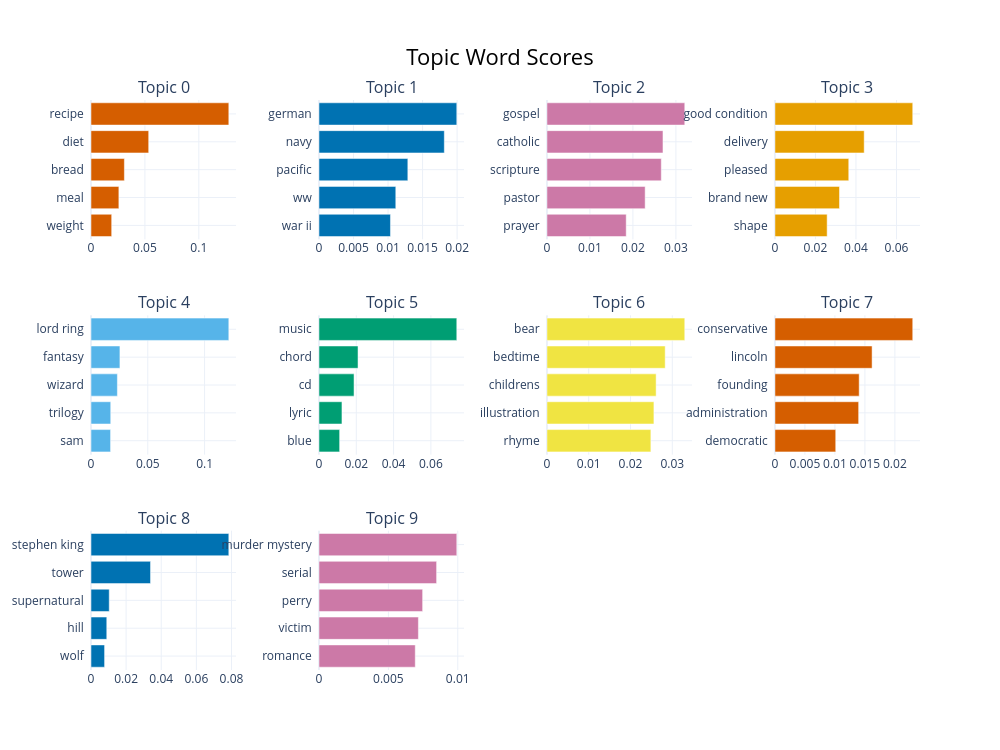

The notebook cell this image was saved under:
### Markdown cell above
Once our topics are modelled, this type of object enables us to access directly visualization tools.

### Code cell
high_topic_model.visualize_barchart(top_n_topics=10)

### Figure 1 — Plotly figure (JSON) as saved in the notebook; plotly's stock layout.template omitted (floating-point values rounded to 4 significant figures)
{"data": [{"marker": {"color": "#D55E00"}, "orientation": "h", "type": "bar", "x": [0.01918, 0.02585, 0.03096, 0.05351, 0.1278], "xaxis": "x", "y": ["weight  ", "meal  ", "bread  ", "diet  ", "recipe  "], "yaxis": "y"}, {"marker": {"color": "#0072B2"}, "orientation": "h", "type": "bar", "x": [0.01035, 0.01112, 0.01287, 0.01815, 0.01995], "xaxis": "x2", "y": ["war ii  ", "ww  ", "pacific  ", "navy  ", "german  "], "yaxis": "y2"}, {"marker": {"color": "#CC79A7"}, "orientation": "h", "type": "bar", "x": [0.01844, 0.02285, 0.0266, 0.02699, 0.03206], "xaxis": "x3", "y": ["prayer  ", "pastor  ", "scripture  ", "catholic  ", "gospel  "], "yaxis": "y3"}, {"marker": {"color": "#E69F00"}, "orientation": "h", "type": "bar", "x": [0.02578, 0.03187, 0.03645, 0.04407, 0.06803], "xaxis": "x4", "y": ["shape  ", "brand new  ", "pleased  ", "delivery  ", "good condition  "], "yaxis": "y4"}, {"marker": {"color": "#56B4E9"}, "orientation": "h", "type": "bar", "x": [0.01723, 0.01737, 0.02323, 0.02546, 0.1213], "xaxis": "x5", "y": ["sam  ", "trilogy  ", "wizard  ", "fantasy  ", "lord ring  "], "yaxis": "y5"}, {"marker": {"color": "#009E73"}, "orientation": "h", "type": "bar", "x": [0.01107, 0.01232, 0.0188, 0.02094, 0.07389], "xaxis": "x6", "y": ["blue  ", "lyric  ", "cd  ", "chord  ", "music  "], "yaxis": "y6"}, {"marker": {"color": "#F0E442"}, "orientation": "h", "type": "bar", "x": [0.02487, 0.0256, 0.02613, 0.0283, 0.03299], "xaxis": "x7", "y": ["rhyme  ", "illustration  ", "childrens  ", "bedtime  ", "bear  "], "yaxis": "y7"}, {"marker": {"color": "#D55E00"}, "orientation": "h", "type": "bar", "x": [0.01014, 0.01396, 0.01405, 0.0162, 0.02298], "xaxis": "x8", "y": ["democratic  ", "administration  ", "founding  ", "lincoln  ", "conservative  "], "yaxis": "y8"}, {"marker": {"color": "#0072B2"}, "orientation": "h", "type": "bar", "x": [0.007736, 0.008981, 0.01038, 0.0339, 0.07849], "xaxis": "x9", "y": ["wolf  ", "hill  ", "supernatural  ", "tower  ", "stephen king  "], "yaxis": "y9"}, {"marker": {"color": "#CC79A7"}, "orientation": "h", "type": "bar", "x": [0.006937, 0.007163, 0.007469, 0.008476, 0.00993], "xaxis": "x10", "y": ["romance  ", "victim  ", "perry  ", "serial  ", "murder mystery  "], "yaxis": "y10"}], "layout": {"annotations": [{"font": {"size": 16}, "showarrow": false, "text": "Topic 0", "x": 0.0875, "xanchor": "center", "xref": "paper", "y": 1, "yanchor": "bottom", "yref": "paper"}, {"font": {"size": 16}, "showarrow": false, "text": "Topic 1", "x": 0.3625, "xanchor": "center", "xref": "paper", "y": 1, "yanchor": "bottom", "yref": "paper"}, {"font": {"size": 16}, "showarrow": false, "text": "Topic 2", "x": 0.6375, "xanchor": "center", "xref": "paper", "y": 1, "yanchor": "bottom", "yref": "paper"}, {"font": {"size": 16}, "showarrow": false, "text": "Topic 3", "x": 0.9125, "xanchor": "center", "xref": "paper", "y": 1, "yanchor": "bottom", "yref": "paper"}, {"font": {"size": 16}, "showarrow": false, "text": "Topic 4", "x": 0.0875, "xanchor": "center", "xref": "paper", "y": 0.6222, "yanchor": "bottom", "yref": "paper"}, {"font": {"size": 16}, "showarrow": false, "text": "Topic 5", "x": 0.3625, "xanchor": "center", "xref": "paper", "y": 0.6222, "yanchor": "bottom", "yref": "paper"}, {"font": {"size": 16}, "showarrow": false, "text": "Topic 6", "x": 0.6375, "xanchor": "center", "xref": "paper", "y": 0.6222, "yanchor": "bottom", "yref": "paper"}, {"font": {"size": 16}, "showarrow": false, "text": "Topic 7", "x": 0.9125, "xanchor": "center", "xref": "paper", "y": 0.6222, "yanchor": "bottom", "yref": "paper"}, {"font": {"size": 16}, "showarrow": false, "text": "Topic 8", "x": 0.0875, "xanchor": "center", "xref": "paper", "y": 0.2444, "yanchor": "bottom", "yref": "paper"}, {"font": {"size": 16}, "showarrow": false, "text": "Topic 9", "x": 0.3625, "xanchor": "center", "xref": "paper", "y": 0.2444, "yanchor": "bottom", "yref": "paper"}], "height": 750, "hoverlabel": {"bgcolor": "white", "font": {"family": "Rockwell", "size": 16}}, "showlegend": false, "title": {"font": {"color": "Black", "size": 22}, "text": "Topic Word Scores", "x": 0.5, "xanchor": "center", "yanchor": "top"}, "width": 1000, "xaxis": {"anchor": "y", "domain": [0, 0.175], "showgrid": true}, "xaxis10": {"anchor": "y10", "domain": [0.275, 0.45], "showgrid": true}, "xaxis11": {"anchor": "y11", "domain": [0.55, 0.725], "showgrid": true}, "xaxis12": {"anchor": "y12", "domain": [0.825, 1], "showgrid": true}, "xaxis2": {"anchor": "y2", "domain": [0.275, 0.45], "showgrid": true}, "xaxis3": {"anchor": "y3", "domain": [0.55, 0.725], "showgrid": true}, "xaxis4": {"anchor": "y4", "domain": [0.825, 1], "showgrid": true}, "xaxis5": {"anchor": "y5", "domain": [0, 0.175], "showgrid": true}, "xaxis6": {"anchor": "y6", "domain": [0.275, 0.45], "showgrid": true}, "xaxis7": {"anchor": "y7", "domain": [0.55, 0.725], "showgrid": true}, "xaxis8": {"anchor": "y8", "domain": [0.825, 1], "showgrid": true}, "xaxis9": {"anchor": "y9", "domain": [0, 0.175], "showgrid": true}, "yaxis": {"anchor": "x", "domain": [0.7556, 1], "showgrid": true}, "yaxis10": {"anchor": "x10", "domain": [0, 0.2444], "showgrid": true}, "yaxis11": {"anchor": "x11", "domain": [0, 0.2444], "showgrid": true}, "yaxis12": {"anchor": "x12", "domain": [0, 0.2444], "showgrid": true}, "yaxis2": {"anchor": "x2", "domain": [0.7556, 1], "showgrid": true}, "yaxis3": {"anchor": "x3", "domain": [0.7556, 1], "showgrid": true}, "yaxis4": {"anchor": "x4", "domain": [0.7556, 1], "showgrid": true}, "yaxis5": {"anchor": "x5", "domain": [0.3778, 0.6222], "showgrid": true}, "yaxis6": {"anchor": "x6", "domain": [0.3778, 0.6222], "showgrid": true}, "yaxis7": {"anchor": "x7", "domain": [0.3778, 0.6222], "showgrid": true}, "yaxis8": {"anchor": "x8", "domain": [0.3778, 0.6222], "showgrid": true}, "yaxis9": {"anchor": "x9", "domain": [0, 0.2444], "showgrid": true}}}
